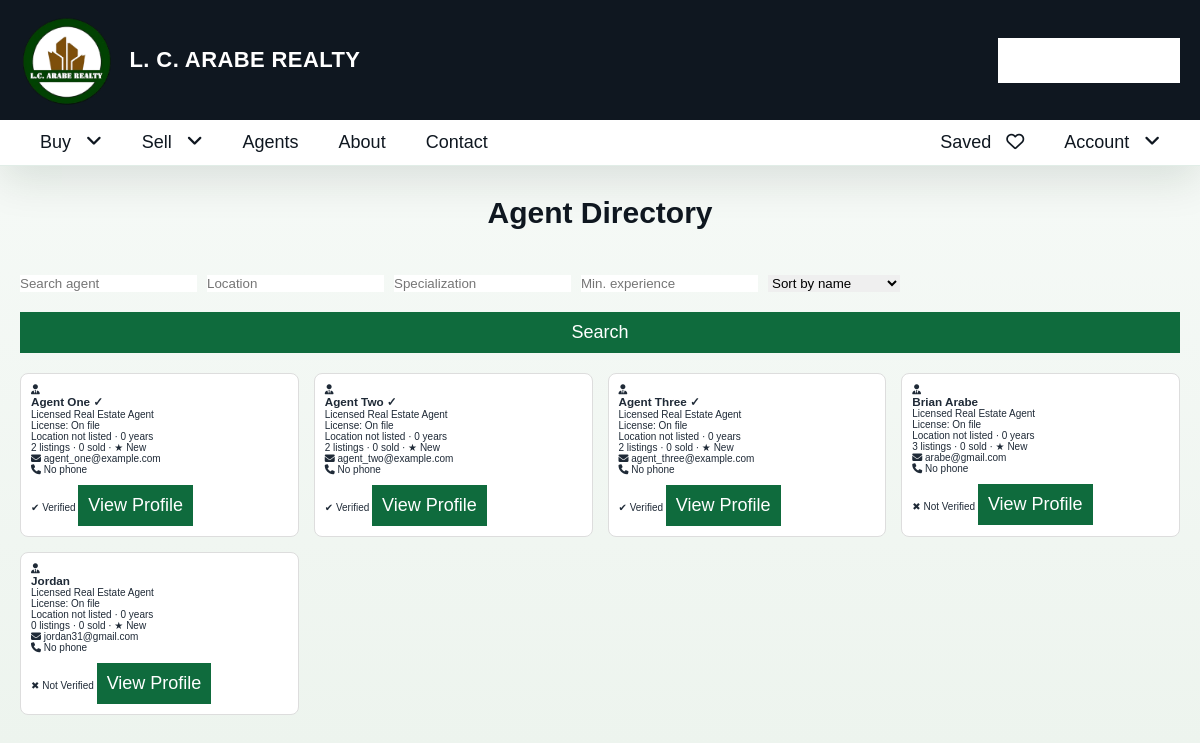
Screenshot of /agent/agents/ with the database file from the repository.
### app/models.py (models this page shows, shortened)
class CustomUser(AbstractUser):
    phone = models.CharField(max_length=15, blank=True, null=True)
    USER_TYPE = (
        ('buyer', 'Buyer'),
        ('agent', 'Agent'),
        ('broker', 'Broker'),
    )
    user_type = models.CharField(max_length=10, choices=USER_TYPE, default='buyer')
    is_verified = models.BooleanField(default=False)

### app/views.py (the view)
# urls.py: path('agent/agents/', agents, name='agents'),
def agents(request):
    agents = CustomUser.objects.filter(user_type='agent').select_related('agent_profile').annotate(
        listing_count=Count('property'), sold_count=Count('property', filter=Q(property__listing_status='sold'))
    )
    q = request.GET.get('q', '').strip()
    location = request.GET.get('location', '').strip()
    specialization = request.GET.get('specialization', '').strip()
    experience = request.GET.get('experience', '').strip()
    rating = request.GET.get('rating', '').strip()
    sort = request.GET.get('sort', 'name')
    if q: agents = agents.filter(Q(first_name__icontains=q) | Q(last_name__icontains=q) | Q(email__icontains=q))
    if location: agents = agents.filter(agent_profile__location__icontains=location)
    if specialization: agents = agents.filter(agent_profile__specializations__icontains=specialization)
    if experience.isdigit(): agents = agents.filter(agent_profile__years_experience__gte=int(experience))
    if rating: agents = agents.filter(agent_profile__rating__gte=rating)
    agents = agents.order_by({'rating': '-agent_profile__rating', 'experience': '-agent_profile__years_experience'}.get(sort, 'first_name'))
    return render(request, 'agent/agents.html', {
        'agents': agents, 'filters': request.GET
    })

### app/context_processors.py (called while the page is built)
def agent_properties(request):
    if request.user.is_authenticated and request.user.user_type == 'agent':
        properties = Property.objects.filter(agent=request.user).order_by('-created_at')
    else:
        properties = None
    return {'agent_properties': properties}

### app/templates/agent/agents.html (shortened to what this page needs)
{% load static %}
<!DOCTYPE html>
<html lang="en">
<head>
   <link rel="stylesheet" href="{% static 'css/style.css' %}">
   <link rel="stylesheet" href="https://cdnjs.cloudflare.com/ajax/libs/font-awesome/6.5.0/css/all.min.css">
</head>
<body>
{% include 'components/header.html' %}
<section class="agents">
   <h1 class="heading">Agent Directory</h1>
   <form method="get" style="display:flex;gap:1rem;flex-wrap:wrap;margin:2rem 0;">
      <input name="q" value="{{ filters.q }}" placeholder="Search agent">
      <input name="location" value="{{ filters.location }}" placeholder="Location">
      <input name="specialization" value="{{ filters.specialization }}" placeholder="Specialization">
      <input name="experience" value="{{ filters.experience }}" type="number" placeholder="Min. experience">
      <select name="sort"><option value="name">Sort by name</option><option value="rating">Sort by rating</option><option value="experience">Sort by experience</option></select>
      <button class="btn">Search</button>
   </form>
   <div class="box-container">
      {% for agent in agents %}
      <div class="box">
         <div class="agent-icon">
            <i class="fas fa-user-tie"></i>
         </div>
         <h3>{{ agent.get_full_name|default:agent.username }} {% if agent.is_verified %}✓{% endif %}</h3>
         <p>{{ agent.agent_profile.title|default:'Licensed Real Estate Agent' }}</p>
         <p>License: {{ agent.agent_profile.license_number|default:'On file' }}</p>
         <p>{{ agent.agent_profile.location|default:'Location not listed' }} · {{ agent.agent_profile.years_experience|default:0 }} years</p>
         <p>{{ agent.listing_count }} listings · {{ agent.sold_count }} sold · ★ {{ agent.agent_profile.rating|default:'New' }}</p>
         <p>
            <i class="fas fa-envelope"></i>
            {{ agent.email }}
         </p>
         <p>
            <i class="fas fa-phone"></i>
            {{ agent.phone|default:"No phone" }}
         </p>
         {% if agent.is_verified %}
            <span class="status verified">✔ Verified</span>
         {% else %}
            <span class="status not-verified">✖ Not Verified</span>
         {% endif %}
         <a href="{% url 'agent_profile' agent.id %}" class="inline-btn">View Profile</a>
      </div>
      {% empty %}
         <p class="empty">No agents found.</p>
      {% endfor %}
   </div>
</section>
</body>
</html>

### static/css/style.css (style rules this page uses)
* { box-sizing: border-box; }
:root { --main-color: #0f6b3d; --main-dark: #0b4b29; --light-color: #5e6a67; --light-bg: #eff4ef; --white: #ffffff; --black: #0f1720; --border: 0.1rem solid rgba(11, 75, 41, 0.15); --box-shadow: 0 1.4rem 4rem rgba(5, 38, 19, 0.12); --radius: 1.6rem; }
body { font-family: 'Inter', sans-serif; background: linear-gradient(180deg, #f8fbf9 0%, #edf4ee 100%); color: var(--black); }
.property-grid, .category-grid, .benefit-grid, .testimonial-grid, .stats-grid, .box-container { display: grid; grid-template-columns: repeat(auto-fit, minmax(260px, 1fr)); gap: 1.9rem; }
.box, .property-card { width: 100%; height: 100%; }
* { font-family: 'Montserrat', sans-serif; margin: 0; padding: 0; box-sizing: border-box; outline: none; border: none; text-decoration: none; }
html { font-size: 62.5%; overflow-x: hidden; scroll-behavior: smooth; scroll-padding-top: 10rem; }
body { background-color: var(--light-bg); color: #1f2a37; }
.property-grid, .category-grid, .benefit-grid, .testimonial-grid, .stats-grid, .box-container { max-width: 1200px; margin: 0 auto; display: grid; grid-template-columns: repeat(auto-fit, minmax(240px, 1fr)); gap: 1.8rem; }
section { width: 100%; padding: 3rem 2rem; }
.heading { text-align: center; padding-bottom: 2.5rem; font-size: 3rem; color: var(--black); text-transform: capitalize; }
.btn, .inline-btn { margin-top: 1rem; padding: 1rem ; background-color: var(--main-color); color: var(--white); cursor: pointer; text-align: center; font-size: 1.8rem; text-transform: capitalize; }
.btn { display: block; width: 100%; }
.inline-btn { display: inline-block; }
.box-container { display: grid; grid-template-columns: repeat(auto-fit, minmax(250px, 1fr)); gap: 15px; }
.box { border: 1px solid #ddd; padding: 10px; border-radius: 8px; background: #fff; }

### rows the page displays
CustomUser: get_full_name "Agent One", agent_profile "Licensed Real Estate Agent", agent_profile.license_number "On file", agent_profile.location "Location not listed", agent_profile.years_experience "0", listing_count "2", sold_count "0", agent_profile.rating "New", email "agent_one@example.com", phone "No phone", is_verified "✔ Verified"
CustomUser: get_full_name "Agent Two", agent_profile "Licensed Real Estate Agent", agent_profile.license_number "On file", agent_profile.location "Location not listed", agent_profile.years_experience "0", listing_count "2", sold_count "0", agent_profile.rating "New", email "agent_two@example.com", phone "No phone", is_verified "✔ Verified"
CustomUser: get_full_name "Agent Three", agent_profile "Licensed Real Estate Agent", agent_profile.license_number "On file", agent_profile.location "Location not listed", agent_profile.years_experience "0", listing_count "2", sold_count "0", agent_profile.rating "New", email "agent_three@example.com", phone "No phone", is_verified "✔ Verified"
CustomUser: get_full_name "Brian Arabe", agent_profile "Licensed Real Estate Agent", agent_profile.license_number "On file", agent_profile.location "Location not listed", agent_profile.years_experience "0", listing_count "3", sold_count "0", agent_profile.rating "New", email "arabe@gmail.com", phone "No phone", is_verified "✖ Not Verified"
CustomUser: get_full_name "Jordan", agent_profile "Licensed Real Estate Agent", agent_profile.license_number "On file", agent_profile.location "Location not listed", agent_profile.years_experience "0", listing_count "0", sold_count "0", agent_profile.rating "New", email "jordan31@gmail.com", phone "No phone", is_verified "✖ Not Verified"
